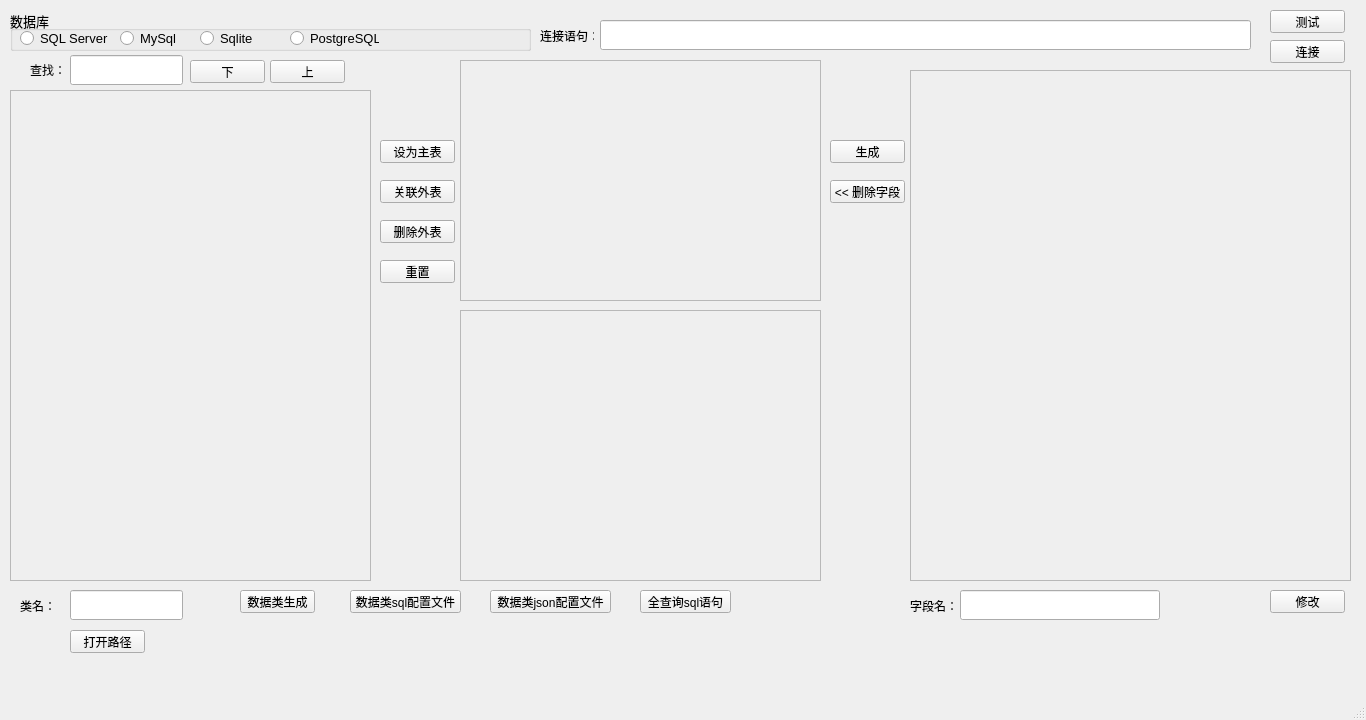
<?xml version="1.0" encoding="UTF-8"?>
<ui version="4.0">
 <class>MainWindow</class>
 <widget class="QMainWindow" name="MainWindow">
  <property name="geometry">
   <rect>
    <x>0</x>
    <y>0</y>
    <width>1366</width>
    <height>720</height>
   </rect>
  </property>
  <property name="font">
   <font>
    <pointsize>9</pointsize>
   </font>
  </property>
  <property name="windowTitle">
   <string>MainWindow</string>
  </property>
  <widget class="QWidget" name="centralwidget">
   <widget class="QGroupBox" name="groupBox">
    <property name="geometry">
     <rect>
      <x>10</x>
      <y>10</y>
      <width>521</width>
      <height>41</height>
     </rect>
    </property>
    <property name="font">
     <font>
      <pointsize>10</pointsize>
     </font>
    </property>
    <property name="title">
     <string>数据库</string>
    </property>
    <widget class="QRadioButton" name="rdoSqlServer">
     <property name="geometry">
      <rect>
       <x>10</x>
       <y>20</y>
       <width>89</width>
       <height>16</height>
      </rect>
     </property>
     <property name="text">
      <string>SQL Server</string>
     </property>
    </widget>
    <widget class="QRadioButton" name="rdoMySql">
     <property name="geometry">
      <rect>
       <x>110</x>
       <y>20</y>
       <width>89</width>
       <height>16</height>
      </rect>
     </property>
     <property name="text">
      <string>MySql</string>
     </property>
    </widget>
    <widget class="QRadioButton" name="rdoSqlite">
     <property name="geometry">
      <rect>
       <x>190</x>
       <y>20</y>
       <width>89</width>
       <height>16</height>
      </rect>
     </property>
     <property name="text">
      <string>Sqlite</string>
     </property>
    </widget>
    <widget class="QRadioButton" name="rdoPostgreSql">
     <property name="geometry">
      <rect>
       <x>280</x>
       <y>20</y>
       <width>89</width>
       <height>16</height>
      </rect>
     </property>
     <property name="text">
      <string>PostgreSQL</string>
     </property>
    </widget>
   </widget>
   <widget class="QLabel" name="label">
    <property name="geometry">
     <rect>
      <x>540</x>
      <y>30</y>
      <width>54</width>
      <height>12</height>
     </rect>
    </property>
    <property name="text">
     <string>连接语句：</string>
    </property>
   </widget>
   <widget class="QLineEdit" name="letConnect">
    <property name="geometry">
     <rect>
      <x>600</x>
      <y>20</y>
      <width>651</width>
      <height>30</height>
     </rect>
    </property>
   </widget>
   <widget class="QPushButton" name="btnTestConn">
    <property name="geometry">
     <rect>
      <x>1270</x>
      <y>10</y>
      <width>75</width>
      <height>23</height>
     </rect>
    </property>
    <property name="text">
     <string>测试</string>
    </property>
   </widget>
   <widget class="QPushButton" name="btnConnect">
    <property name="geometry">
     <rect>
      <x>1270</x>
      <y>40</y>
      <width>75</width>
      <height>23</height>
     </rect>
    </property>
    <property name="text">
     <string>连接</string>
    </property>
   </widget>
   <widget class="QFrame" name="tableListFrame">
    <property name="geometry">
     <rect>
      <x>10</x>
      <y>90</y>
      <width>361</width>
      <height>491</height>
     </rect>
    </property>
    <property name="frameShape">
     <enum>QFrame::StyledPanel</enum>
    </property>
    <property name="frameShadow">
     <enum>QFrame::Raised</enum>
    </property>
   </widget>
   <widget class="QPushButton" name="btnSetMainTable">
    <property name="geometry">
     <rect>
      <x>380</x>
      <y>140</y>
      <width>75</width>
      <height>23</height>
     </rect>
    </property>
    <property name="text">
     <string>设为主表</string>
    </property>
   </widget>
   <widget class="QPushButton" name="btnSetForeignTable">
    <property name="geometry">
     <rect>
      <x>380</x>
      <y>180</y>
      <width>75</width>
      <height>23</height>
     </rect>
    </property>
    <property name="text">
     <string>关联外表</string>
    </property>
   </widget>
   <widget class="QPushButton" name="btnReset">
    <property name="geometry">
     <rect>
      <x>380</x>
      <y>260</y>
      <width>75</width>
      <height>23</height>
     </rect>
    </property>
    <property name="text">
     <string>重置</string>
    </property>
   </widget>
   <widget class="QFrame" name="mainTableFrame">
    <property name="geometry">
     <rect>
      <x>460</x>
      <y>60</y>
      <width>361</width>
      <height>241</height>
     </rect>
    </property>
    <property name="frameShape">
     <enum>QFrame::StyledPanel</enum>
    </property>
    <property name="frameShadow">
     <enum>QFrame::Raised</enum>
    </property>
   </widget>
   <widget class="QFrame" name="foreignTableFrame">
    <property name="geometry">
     <rect>
      <x>460</x>
      <y>310</y>
      <width>361</width>
      <height>271</height>
     </rect>
    </property>
    <property name="frameShape">
     <enum>QFrame::StyledPanel</enum>
    </property>
    <property name="frameShadow">
     <enum>QFrame::Raised</enum>
    </property>
   </widget>
   <widget class="QPushButton" name="btnGenResult">
    <property name="geometry">
     <rect>
      <x>830</x>
      <y>140</y>
      <width>75</width>
      <height>23</height>
     </rect>
    </property>
    <property name="text">
     <string>生成</string>
    </property>
   </widget>
   <widget class="QFrame" name="resultTableFrame">
    <property name="geometry">
     <rect>
      <x>910</x>
      <y>70</y>
      <width>441</width>
      <height>511</height>
     </rect>
    </property>
    <property name="frameShape">
     <enum>QFrame::StyledPanel</enum>
    </property>
    <property name="frameShadow">
     <enum>QFrame::Raised</enum>
    </property>
   </widget>
   <widget class="QLabel" name="label_2">
    <property name="geometry">
     <rect>
      <x>20</x>
      <y>600</y>
      <width>54</width>
      <height>12</height>
     </rect>
    </property>
    <property name="text">
     <string>类名：</string>
    </property>
   </widget>
   <widget class="QLineEdit" name="letClassName">
    <property name="geometry">
     <rect>
      <x>70</x>
      <y>590</y>
      <width>113</width>
      <height>30</height>
     </rect>
    </property>
   </widget>
   <widget class="QPushButton" name="btnOpenDir">
    <property name="geometry">
     <rect>
      <x>70</x>
      <y>630</y>
      <width>75</width>
      <height>23</height>
     </rect>
    </property>
    <property name="text">
     <string>打开路径</string>
    </property>
   </widget>
   <widget class="QPushButton" name="btnGenClass">
    <property name="geometry">
     <rect>
      <x>240</x>
      <y>590</y>
      <width>75</width>
      <height>23</height>
     </rect>
    </property>
    <property name="text">
     <string>数据类生成</string>
    </property>
   </widget>
   <widget class="QPushButton" name="btnGenSqlCfg">
    <property name="geometry">
     <rect>
      <x>350</x>
      <y>590</y>
      <width>111</width>
      <height>23</height>
     </rect>
    </property>
    <property name="font">
     <font>
      <pointsize>9</pointsize>
     </font>
    </property>
    <property name="text">
     <string>数据类sql配置文件</string>
    </property>
   </widget>
   <widget class="QPushButton" name="btnGenJsonCfg">
    <property name="geometry">
     <rect>
      <x>490</x>
      <y>590</y>
      <width>121</width>
      <height>23</height>
     </rect>
    </property>
    <property name="font">
     <font>
      <pointsize>9</pointsize>
     </font>
    </property>
    <property name="text">
     <string>数据类json配置文件</string>
    </property>
   </widget>
   <widget class="QPushButton" name="btnGenSelectAllSql">
    <property name="geometry">
     <rect>
      <x>640</x>
      <y>590</y>
      <width>91</width>
      <height>23</height>
     </rect>
    </property>
    <property name="text">
     <string>全查询sql语句</string>
    </property>
   </widget>
   <widget class="QPushButton" name="btnDelField">
    <property name="geometry">
     <rect>
      <x>830</x>
      <y>180</y>
      <width>75</width>
      <height>23</height>
     </rect>
    </property>
    <property name="font">
     <font>
      <pointsize>9</pointsize>
     </font>
    </property>
    <property name="text">
     <string>&lt;&lt; 删除字段</string>
    </property>
   </widget>
   <widget class="QLineEdit" name="letFindTable">
    <property name="geometry">
     <rect>
      <x>70</x>
      <y>55</y>
      <width>113</width>
      <height>30</height>
     </rect>
    </property>
   </widget>
   <widget class="QPushButton" name="btnFindDown">
    <property name="geometry">
     <rect>
      <x>190</x>
      <y>60</y>
      <width>75</width>
      <height>23</height>
     </rect>
    </property>
    <property name="text">
     <string>下</string>
    </property>
   </widget>
   <widget class="QPushButton" name="btnFindUp">
    <property name="geometry">
     <rect>
      <x>270</x>
      <y>60</y>
      <width>75</width>
      <height>23</height>
     </rect>
    </property>
    <property name="text">
     <string>上</string>
    </property>
   </widget>
   <widget class="QLabel" name="label_3">
    <property name="geometry">
     <rect>
      <x>30</x>
      <y>55</y>
      <width>54</width>
      <height>30</height>
     </rect>
    </property>
    <property name="text">
     <string>查找：</string>
    </property>
   </widget>
   <widget class="QPushButton" name="btnDelFT">
    <property name="geometry">
     <rect>
      <x>380</x>
      <y>220</y>
      <width>75</width>
      <height>23</height>
     </rect>
    </property>
    <property name="text">
     <string>删除外表</string>
    </property>
   </widget>
   <widget class="QLabel" name="label_4">
    <property name="geometry">
     <rect>
      <x>910</x>
      <y>600</y>
      <width>54</width>
      <height>12</height>
     </rect>
    </property>
    <property name="text">
     <string>字段名：</string>
    </property>
   </widget>
   <widget class="QLineEdit" name="letFieldName">
    <property name="geometry">
     <rect>
      <x>960</x>
      <y>590</y>
      <width>200</width>
      <height>30</height>
     </rect>
    </property>
   </widget>
   <widget class="QPushButton" name="btnSaveFieldName">
    <property name="geometry">
     <rect>
      <x>1270</x>
      <y>590</y>
      <width>75</width>
      <height>23</height>
     </rect>
    </property>
    <property name="text">
     <string>修改</string>
    </property>
   </widget>
  </widget>
  <widget class="QMenuBar" name="menubar">
   <property name="geometry">
    <rect>
     <x>0</x>
     <y>0</y>
     <width>1366</width>
     <height>23</height>
    </rect>
   </property>
  </widget>
  <widget class="QStatusBar" name="statusbar"/>
 </widget>
 <resources/>
 <connections/>
</ui>
